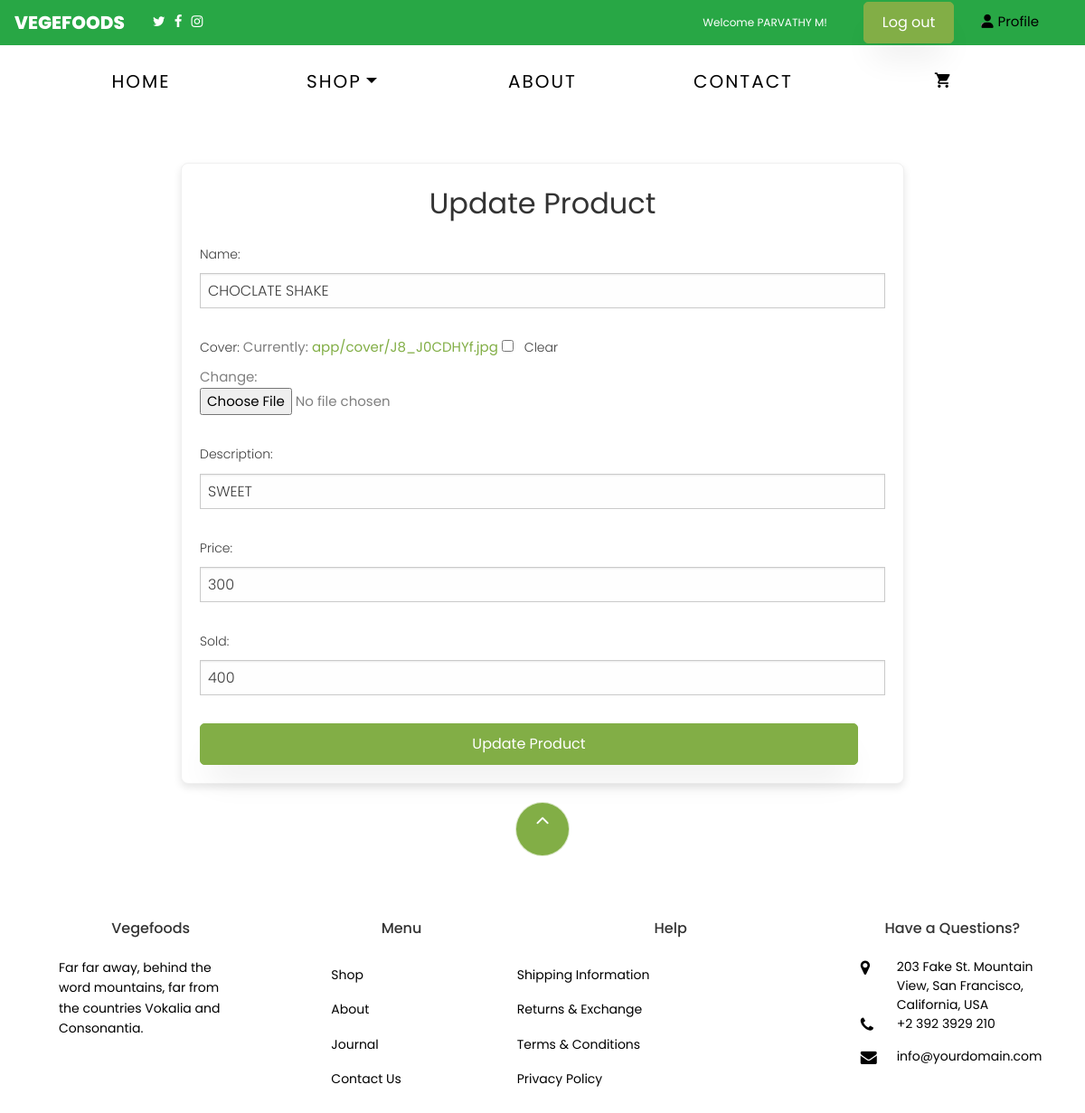
Page /product/update/1/ (signed in) on the committed database.
### app/models.py (models this page shows, shortened)
class customuser(AbstractUser):
    full_name = models.CharField(max_length=255, blank=True, null=True)
    phone = models.CharField(max_length=15, blank=True, null=True)
    is_admin = models.BooleanField(default=False)
    is_user = models.BooleanField(default=False)

class Product(models.Model):
    name=models.CharField(max_length=30)
    cover=models.ImageField(upload_to='app/cover',null=True,blank=True)
    description =models.CharField(max_length=400)
    price=models.IntegerField()
    sold=models.IntegerField()

### app/views.py (the view)
# urls.py: path('product/update/<int:p_id>/', views.update_product, name='update_product'),
@login_required
def update_product(request, p_id):
    product = get_object_or_404(Product, id=p_id)
    if request.method == 'POST':
        form = ProductForm(request.POST, request.FILES, instance=product)
        if form.is_valid():
            form.save()
            return redirect('shop')  # Redirect to the shop page or wherever appropriate
    else:
        form = ProductForm(instance=product)
    return render(request, 'update_product.html', {'form': form, 'product': product})

### app/forms.py
class ProductForm(forms.ModelForm):
    class Meta:
        model = Product
        fields = ['name', 'cover', 'description', 'price', 'sold']

### templates/update_product.html (shortened to what this page needs)
{% extends 'base.html' %}
{% load static %}
{% block content %}
    <div class="product">
        <h2>Update Product</h2>
        <form method="post" enctype="multipart/form-data">
            {{ form.as_p }}
            <button type="submit" class="btn btn-primary">Update Product</button>
        </form>
    </div>
{% endblock %}

### templates/base.html (shortened to what this page needs)
{% load static %}
<!DOCTYPE html>
<html lang="en">
  <head>
    <link rel="stylesheet" type="text/css" href="https://cdnjs.cloudflare.com/ajax/libs/slick-carousel/1.7.1/slick.css" />
    <link rel="stylesheet" type="text/css" href="https://cdnjs.cloudflare.com/ajax/libs/slick-carousel/1.7.1/slick-theme.css" />
    <link rel="stylesheet" href="https://cdnjs.cloudflare.com/ajax/libs/font-awesome/6.0.0-beta3/css/all.min.css">
        <link rel="stylesheet" href="{% static 'special/css/app.css' %}">
        <link rel="stylesheet" href="https://cdnjs.cloudflare.com/ajax/libs/font-awesome/6.6.0/css/brands.min.css" />
    <link rel="stylesheet" href="{%  static 'css/open-iconic-bootstrap.min.css' %}">
    <link rel="stylesheet" href="{%  static 'css/animate.css' %}">
    <link rel="stylesheet" href="{% static 'css/owl.carousel.min.css' %}">
    <link rel="stylesheet" href="{% static 'css/owl.theme.default.min.css' %}">
    <link rel="stylesheet" href="{% static 'css/magnific-popup.css' %}">
    <link rel="stylesheet" href="{% static 'css/aos.css' %}">
    <link rel="stylesheet" href="{% static 'css/ionicons.min.css' %}">
    <link rel="stylesheet" href="{% static 'css/bootstrap-datepicker.css' %}">
    <link rel="stylesheet" href="{% static 'css/jquery.timepicker.css' %}">
    <link rel="stylesheet" href="{% static 'css/flaticon.css' %}">
    <link rel="stylesheet" href="{% static 'css/icomoon.css' %}">
    <link rel="stylesheet" href="{% static 'css/style.css' %}">
  </head>
  <body class="goto-here">
    <nav class="navbar navbar-expand-lg navbar-light bg-success" style="height: 50px">
      <a class="navbar-brand" style="color: white;">Vegefoods</a>
      <div class="container-fluid">
        <ul style="list-style: none; padding: 0; margin: 0; display: flex;">
          <li style="margin-right: 10px; "><a href="#"><span class="icon-twitter" style="color: white;"></span></a></li>
          <li style="margin-right: 10px;"><a href="#"><span class="icon-facebook"  style="color: white;"></span></a></li>
          <li style="margin-right: 10px;"><a href="#"><span class="icon-instagram" style="color: white;"></span></a></li>
  </ul>
  {% if user.is_authenticated %}
  <div class="header-content">
       <small class="welcome-message">Welcome {{ user.full_name }}!</small>
    <a href="{% url 'logout' %}" class="btn btn-primary">Log out</a>
    {% if request.user.is_user %}
      <li class="nav-item">
        <a href="{% url 'user_profile_details' %}" class="profile-link">
            <i class="fas fa-user"></i> Profile
        </a>
      </li>
    {% endif %}
{% endif %}
      </div>
</div>
</nav>
{% if user.is_authenticated %}
    <nav class="navbar navbar-expand-lg navbar-dark ftco_navbar bg-dark ftco-navbar-light" id="ftco-navbar">
	    <div class="container">
	      <div class="collapse navbar-collapse" id="ftco-nav" style>
	        <ul class="navbar-nav ml-auto">
	          <li class="nav-item active"><a href="{% url 'home' %}" class="nav-link" style="font-size: 20px;">Home</a></li>
	          <li class="nav-item dropdown">
              <a class="nav-link dropdown-toggle" href="#" id="dropdown04" data-toggle="dropdown" aria-haspopup="true" aria-expanded="false" style="font-size: 20px;">Shop</a>
            </li>
	          <li class="nav-item"><a href="{% url 'about' %}" class="nav-link" style="font-size: 20px;" >About</a></li>
	           <li class="nav-item"><a href="{% url 'contact' %}" class="nav-link" style="font-size: 20px;">Contact</a></li>
	          <li class="nav-item cta cta-colored"><a href="{% url 'cart' %}" class="nav-link" style="font-size: 20px;"><span class="icon-shopping_cart"></span></a></li>
	        </ul>
	      </div>
	    </div>
	  </nav>
     {% endif %}
{% block content %}
{% endblock %}
<footer class="ftco-footer ftco-section" >
  <div class="container">
    <div class="row">
      <div class="mouse">
        <a href="#" class="mouse-icon">
          <div class="mouse-wheel"><span class="ion-ios-arrow-up"></span></div>
        </a>
      </div>
    </div>
    <div class="row mb-5">
      <div class="col-md">
        <div class="ftco-footer-widget mb-4">
          <h2 class="ftco-heading-2" style="margin-left: 20px;">Vegefoods</h2>
          <p style="margin-left:20px;">Far far away, behind the word mountains, far from the countries Vokalia and Consonantia.</p>
          <ul class="ftco-footer-social list-unstyled float-md-left float-lft mt-5">
          </ul>
        </div>
      </div>
      <div class="col-md">
        <div class="ftco-footer-widget mb-4 ml-md-5">
          <h2 class="ftco-heading-2"style="margin-left: 20px;" >Menu</h2>
          <ul class="list-unstyled">
            <li><a href="#" class="py-2 d-block">Shop</a></li>
            <li><a href="{% url 'about' %}" class="py-2 d-block">About</a></li>
            <li><a href="#" class="py-2 d-block">Journal</a></li>
            <li><a href="{% url 'contact' %}" class="py-2 d-block">Contact Us</a></li>
          </ul>
        </div>
      </div>
      <div class="col-md-4">
         <div class="ftco-footer-widget mb-4">
          <h2 class="ftco-heading-2"style="margin-left: 30px;">Help</h2>
          <div class="d-flex">
            <ul class="list-unstyled mr-l-5 pr-l-3 mr-4">
              <li><a href="#" class="py-2 d-block">Shipping Information</a></li>
              <li><a href="#" class="py-2 d-block">Returns &amp; Exchange</a></li>
              <li><a href="#" class="py-2 d-block">Terms &amp; Conditions</a></li>
              <li><a href="#" class="py-2 d-block">Privacy Policy</a></li>
            </ul>
                 </div>
        </div>
      </div>
      <div class="col-md">
        <div class="ftco-footer-widget mb-4">
          <h2 class="ftco-heading-2"style="margin-left:20px;">Have a Questions?</h2>
          <div class="block-23 mb-3">
            <ul>
              <li><span class="icon icon-map-marker"></span><span class="text" >203 Fake St. Mountain View, San Francisco, California, USA</span></li>
              <li><a href="#"><span class="icon icon-phone"></span><span class="text">+2 392 3929 210</span></a></li>
              <li><a href="#"><span class="icon icon-envelope"></span><span class="text">info@yourdomain.com</span></a></li>
            </ul>
          </div>
        </div>
      </div>
    </div>
  </div>
</footer>
  </body>
</html>

### static/css/icomoon.css (style rules this page uses)
[class^="icon-"], [class*=" icon-"] { font-family: 'icomoon' !important; speak: none; font-style: normal; font-weight: normal; font-variant: normal; text-transform: none; line-height: 1; -webkit-font-smoothing: antialiased; -moz-osx-font-smoothing: grayscale; }
.icon-map-marker:before { content: "\f041"; }
.icon-phone:before { content: "\f095"; }
.icon-twitter:before { content: "\f099"; }
.icon-facebook:before { content: "\f09a"; }
.icon-envelope:before { content: "\f0e0"; }
.icon-instagram:before { content: "\f16d"; }
.icon-shopping_cart:before { content: "\e8cc"; }

### templates/base.html (style rules this page uses)
* { margin: 0; padding: 0; }
#ftco-navbar ul.navbar-nav { display: flex; justify-content: space-between; width: 100%; }
#ftco-navbar ul.navbar-nav li { flex: 1; text-align: center; }
.header-content { display: flex; align-items: center; justify-content: space-between; padding: 10px 20px; }
.welcome-message { color: white; text-align: center; margin: 0; margin-right: 40px; flex: 1; }
.btn-primary { background-color: #007bff; color: white; padding: 10px 20px; border: none; border-radius: 5px; cursor: pointer; text-decoration: none; margin-right: 30px; }
.profile-link { color: black; text-decoration: none; display: flex; align-items: center; margin-top: -30px; }
.profile-link i { margin-right: 5px; }
#ftco-navbar ul li { position: relative; }

### templates/update_product.html (style rules this page uses)
.product { width: 90%; max-width: 800px; margin: 50px auto; padding: 20px; background: #fff; border-radius: 8px; box-shadow: 0 4px 8px rgba(0, 0, 0, 0.1); }
h2 { color: #333; margin-bottom: 20px; text-align: center; font-size: 2rem; }
form { display: flex; flex-direction: column; }
form p { margin: 0 0 15px; }
button { padding: 10px 20px; border: none; border-radius: 4px; background-color: #007bff; color: #fff; font-size: 1rem; cursor: pointer; transition: background-color 0.3s ease; }
.btn-primary { background-color: #007bff; border-color: #007bff; }

### rows in the picture
customuser: full_name "PARVATHY M"
Product: name "CHOCLATE SHAKE", description "SWEET", price "300", sold "400"
